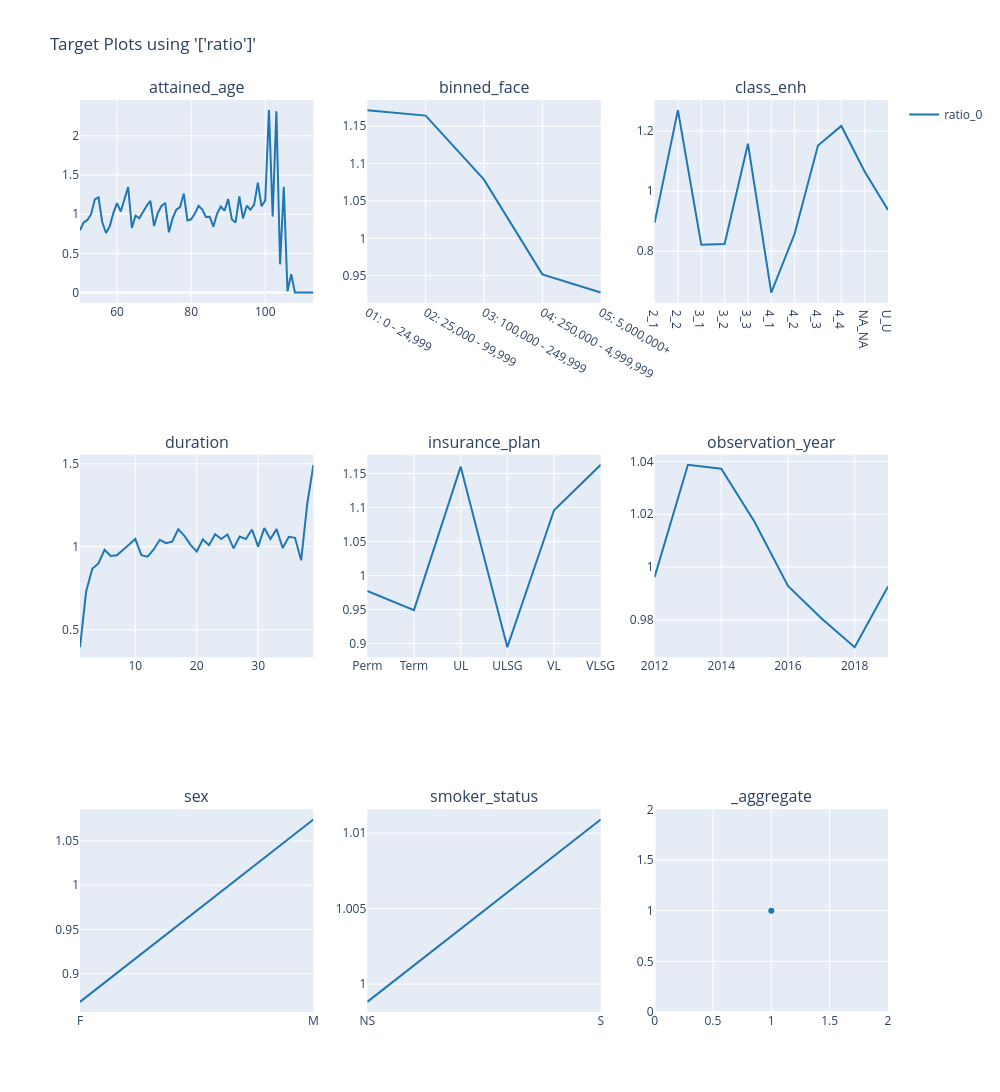

The code cell stored with this chart in its notebook:
### Code cell
charters.target(
    df=model_data.loc[X_train.index],
    target="ratio",
    cols=3,
    features=model_features,
    numerator=["death_claim_amount"],
    denominator=["exp_amt_tree"],
).show()

### Figure 1 — Plotly figure (JSON) as saved in the notebook; plotly's stock layout.template omitted (floating-point values rounded to 4 significant figures)
{"data": [{"line": {"color": "#1F77B4"}, "mode": "lines", "name": "ratio_0", "showlegend": true, "type": "scatter", "x": [50, 51, 52, 53, 54, 55, 56, 57, 58, 59, 60, 61, 62, 63, 64, 65, 66, 67, 68, 69, 70, 71, 72, 73, 74, 75, 76, 77, 78, 79, 80, 81, 82, 83, 84, 85, 86, 87, 88, 89, 90, 91, 92, 93, 94, 95, 96, 97, 98, 99, 100, 101, 102, 103, 104, 105, 106, 107, 108, 109, 110, 111, 112, 113], "xaxis": "x", "y": [0.7954, 0.8948, 0.9266, 0.9999, 1.189, 1.214, 0.9007, 0.7603, 0.842, 1.013, 1.14, 1.034, 1.191, 1.346, 0.8253, 0.9826, 0.9476, 1.034, 1.107, 1.171, 0.8491, 1.015, 1.105, 1.143, 0.769, 0.9489, 1.057, 1.091, 1.262, 0.9207, 0.9342, 1.007, 1.107, 1.058, 0.9648, 0.968, 0.8401, 1.008, 1.098, 1.045, 1.191, 0.9323, 0.8949, 1.226, 0.9456, 1.107, 1.056, 1.122, 1.403, 1.101, 1.174, 2.328, 0.9691, 2.312, 0.3598, 1.349, 0.01675, 0.2338, 0.0, 0.0, 0.0, 0.0, 0.0, 0.0], "yaxis": "y"}, {"line": {"color": "#1F77B4"}, "mode": "lines", "name": "ratio_0", "showlegend": false, "type": "scatter", "x": ["01: 0 - 24,999", "02: 25,000 - 99,999", "03: 100,000 - 249,999", "04: 250,000 - 4,999,999", "05: 5,000,000+"], "xaxis": "x2", "y": [1.172, 1.164, 1.078, 0.9517, 0.9274], "yaxis": "y2"}, {"line": {"color": "#1F77B4"}, "mode": "lines", "name": "ratio_0", "showlegend": false, "type": "scatter", "x": ["2_1", "2_2", "3_1", "3_2", "3_3", "4_1", "4_2", "4_3", "4_4", "NA_NA", "U_U"], "xaxis": "x3", "y": [0.8946, 1.27, 0.8217, 0.8241, 1.158, 0.6624, 0.8581, 1.152, 1.217, 1.065, 0.9375], "yaxis": "y3"}, {"line": {"color": "#1F77B4"}, "mode": "lines", "name": "ratio_0", "showlegend": false, "type": "scatter", "x": [1, 2, 3, 4, 5, 6, 7, 8, 9, 10, 11, 12, 13, 14, 15, 16, 17, 18, 19, 20, 21, 22, 23, 24, 25, 26, 27, 28, 29, 30, 31, 32, 33, 34, 35, 36, 37, 38, 39], "xaxis": "x4", "y": [0.3939, 0.7295, 0.8666, 0.899, 0.9814, 0.9444, 0.9482, 0.9788, 1.013, 1.046, 0.9487, 0.94, 0.9831, 1.042, 1.021, 1.03, 1.105, 1.065, 1.011, 0.9713, 1.044, 1.009, 1.075, 1.046, 1.074, 0.9899, 1.061, 1.046, 1.104, 1.001, 1.112, 1.047, 1.106, 0.9924, 1.06, 1.054, 0.918, 1.261, 1.494], "yaxis": "y4"}, {"line": {"color": "#1F77B4"}, "mode": "lines", "name": "ratio_0", "showlegend": false, "type": "scatter", "x": ["Perm", "Term", "UL", "ULSG", "VL", "VLSG"], "xaxis": "x5", "y": [0.9772, 0.949, 1.16, 0.8946, 1.096, 1.163], "yaxis": "y5"}, {"line": {"color": "#1F77B4"}, "mode": "lines", "name": "ratio_0", "showlegend": false, "type": "scatter", "x": [2012, 2013, 2014, 2015, 2016, 2017, 2018, 2019], "xaxis": "x6", "y": [0.9962, 1.039, 1.037, 1.017, 0.9928, 0.9806, 0.9696, 0.9926], "yaxis": "y6"}, {"line": {"color": "#1F77B4"}, "mode": "lines", "name": "ratio_0", "showlegend": false, "type": "scatter", "x": ["F", "M"], "xaxis": "x7", "y": [0.8682, 1.074], "yaxis": "y7"}, {"line": {"color": "#1F77B4"}, "mode": "lines", "name": "ratio_0", "showlegend": false, "type": "scatter", "x": ["NS", "S"], "xaxis": "x8", "y": [0.9988, 1.011], "yaxis": "y8"}, {"line": {"color": "#1F77B4"}, "mode": "markers", "name": "ratio_0", "showlegend": false, "type": "scatter", "x": [1], "xaxis": "x9", "y": [1.0], "yaxis": "y9"}], "layout": {"annotations": [{"font": {"size": 16}, "showarrow": false, "text": "attained_age", "x": 0.1444, "xanchor": "center", "xref": "paper", "y": 1, "yanchor": "bottom", "yref": "paper"}, {"font": {"size": 16}, "showarrow": false, "text": "binned_face", "x": 0.5, "xanchor": "center", "xref": "paper", "y": 1, "yanchor": "bottom", "yref": "paper"}, {"font": {"size": 16}, "showarrow": false, "text": "class_enh", "x": 0.8556, "xanchor": "center", "xref": "paper", "y": 1, "yanchor": "bottom", "yref": "paper"}, {"font": {"size": 16}, "showarrow": false, "text": "duration", "x": 0.1444, "xanchor": "center", "xref": "paper", "y": 0.6111, "yanchor": "bottom", "yref": "paper"}, {"font": {"size": 16}, "showarrow": false, "text": "insurance_plan", "x": 0.5, "xanchor": "center", "xref": "paper", "y": 0.6111, "yanchor": "bottom", "yref": "paper"}, {"font": {"size": 16}, "showarrow": false, "text": "observation_year", "x": 0.8556, "xanchor": "center", "xref": "paper", "y": 0.6111, "yanchor": "bottom", "yref": "paper"}, {"font": {"size": 16}, "showarrow": false, "text": "sex", "x": 0.1444, "xanchor": "center", "xref": "paper", "y": 0.2222, "yanchor": "bottom", "yref": "paper"}, {"font": {"size": 16}, "showarrow": false, "text": "smoker_status", "x": 0.5, "xanchor": "center", "xref": "paper", "y": 0.2222, "yanchor": "bottom", "yref": "paper"}, {"font": {"size": 16}, "showarrow": false, "text": "_aggregate", "x": 0.8556, "xanchor": "center", "xref": "paper", "y": 0.2222, "yanchor": "bottom", "yref": "paper"}], "height": 1200, "title": {"text": "Target Plots using '['ratio']'"}, "width": 1000, "xaxis": {"anchor": "y", "domain": [0, 0.2889]}, "xaxis2": {"anchor": "y2", "domain": [0.3556, 0.6444]}, "xaxis3": {"anchor": "y3", "domain": [0.7111, 1]}, "xaxis4": {"anchor": "y4", "domain": [0, 0.2889]}, "xaxis5": {"anchor": "y5", "domain": [0.3556, 0.6444]}, "xaxis6": {"anchor": "y6", "domain": [0.7111, 1]}, "xaxis7": {"anchor": "y7", "domain": [0, 0.2889]}, "xaxis8": {"anchor": "y8", "domain": [0.3556, 0.6444]}, "xaxis9": {"anchor": "y9", "domain": [0.7111, 1]}, "yaxis": {"anchor": "x", "domain": [0.7778, 1]}, "yaxis2": {"anchor": "x2", "domain": [0.7778, 1]}, "yaxis3": {"anchor": "x3", "domain": [0.7778, 1]}, "yaxis4": {"anchor": "x4", "domain": [0.3889, 0.6111]}, "yaxis5": {"anchor": "x5", "domain": [0.3889, 0.6111]}, "yaxis6": {"anchor": "x6", "domain": [0.3889, 0.6111]}, "yaxis7": {"anchor": "x7", "domain": [0, 0.2222]}, "yaxis8": {"anchor": "x8", "domain": [0, 0.2222]}, "yaxis9": {"anchor": "x9", "domain": [0, 0.2222]}}}
